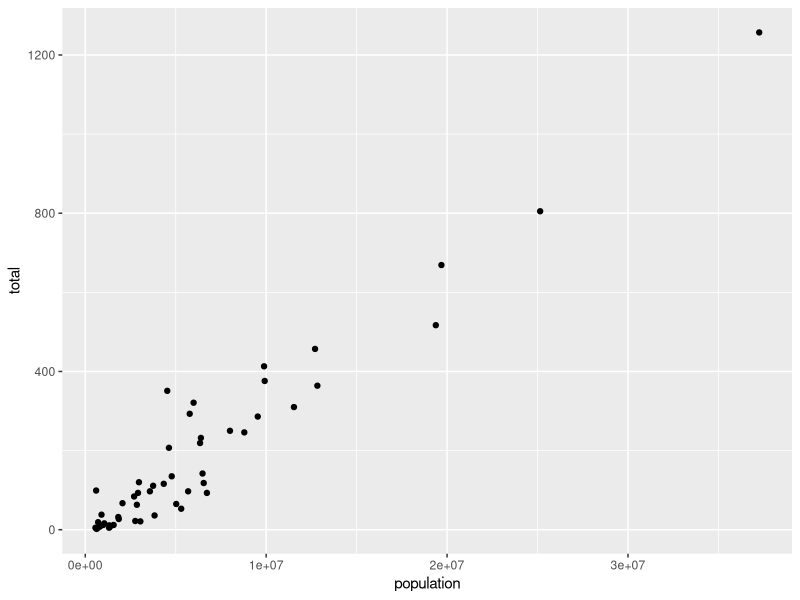
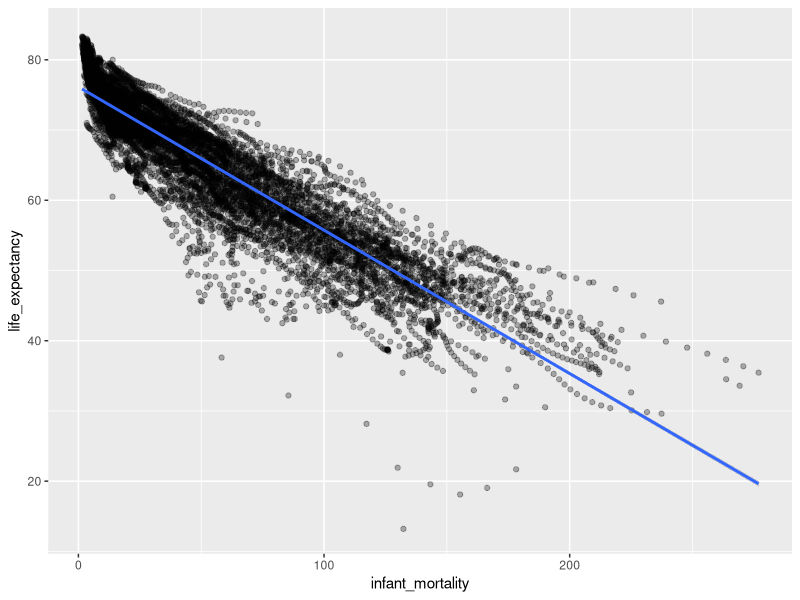
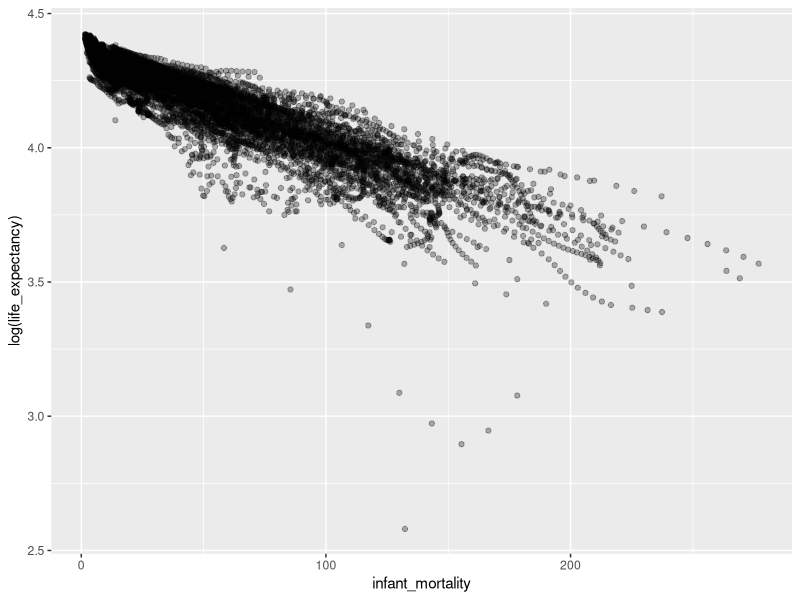

Write R code to recreate these figures, in order.
# Exercises for week 8 ---------------------------------------------------------
# Relationships in Data. Correlation and Linear Regression


# Please try to complete tasks listed below. Type your code in each section.


# clean up global environment
rm(list = ls())

library(tidyverse)

### Task 1 ---------------------------------------------------------------------

# Load data set "divorce_margarine" from the package "dslabs". Check description
# in the help file. Run correlation analysis. Provide your interpretation for
# the results. 

# Note: correct interpretations are more important than the code!







### Task 2 ---------------------------------------------------------------------

# Load data set "murders" from the package "dslabs". Check description
# in the help file. Run correlation analysis and regression analysis. 
# Provide your interpretation for the results.

# Make a prediction about expected number of gun murders in a state with
# population 10,000,000

df1 <- dslabs::murders
?murders
ggplot(df1, aes(x = population, y = total)) + geom_point() #appears linear
cor(df1$population, df1$total) # 0.963
model <- lm(total~population, df1) #NOTE: order is imortant!
summary(model)
# lm(formula = total ~ population, data = df1)
# 
# Residuals:
#   Min       1Q   Median       3Q      Max 
# -112.889  -25.656   -3.687   25.505  217.780 
# 
# Coefficients:
#               Estimate   Std. Er    t value   Pr(>|t|)    
# (Intercept) -1.713e+01  1.198e+01   -1.43    0.159    
# population   3.316e-05  1.315e-06   25.23   <2e-16 ***
#   ---
#   Signif. codes:  0 ‘***’ 0.001 ‘**’ 0.01 ‘*’ 0.05 ‘.’ 0.1 ‘ ’ 1
# 
# Residual standard error: 63.77 on 49 degrees of freedom
# Multiple R-squared:  0.9285,	Adjusted R-squared:  0.9271 
# F-statistic: 636.5 on 1 and 49 DF,  p-value: < 2.2e-16
#########===========###########
# Intercept indicates when pop = 0, there are -17 murders...
# pop estimate = increase in murder numbers per increase of 1 in population.
# best to round up ∴ 3.3 murders per 10,000 population

# PREDICT
#using predict function
predict(model, new= data.frame(population = 10000000))
# 314.5174 predicted average murders in a state with a pop of 10 million.






### Task 3 ---------------------------------------------------------------------

# Load data set "gapminder" from the package "dslabs". Check description
# in the help file. Study the relationship between "life_expectancy" (target)
# and "infant_mortality" (predictor). Run correlation analysis and regression 
# analysis. Provide your interpretation for the results.

# Make a prediction for life expectancy in the country with infant mortality 
# rate 3.1 death per 1000 live birth (Australia in 2019)

df2 <- dslabs::gapminder
?gapminder
# target = y = dependent
# predictor = x = independent

ggplot(df2, aes(x = infant_mortality, y = life_expectancy)) + 
  geom_point(alpha = 0.3) +
  geom_smooth(method = "lm")

cor(df2$infant_mortality, df2$life_expectancy, use = "complete.obs") # -0.9185
?cor # cannot compute NA values, returns NA therefore requires "use" argument

fit <- lm(life_expectancy~infant_mortality, df2)
summary(fit)
# lm(formula = life_expectancy ~ infant_mortality, data = df2)
# 
# Residuals:
#   Min      1Q  Median      3Q     Max 
# -35.946  -2.176   0.359   2.717  17.838 
# 
# Coefficients:
#                   Estimate     Std. Err   t value   Pr(>|t|)    
# (Intercept)      76.1542888  0.0673162  1131.3   <2e-16 ***
# infant_mortality -0.2041411  0.0009215  -221.5   <2e-16 ***
#   ---
#   Signif. codes:  0 ‘***’ 0.001 ‘**’ 0.01 ‘*’ 0.05 ‘.’ 0.1 ‘ ’ 1
# 
# Residual standard error: 4.193 on 9090 degrees of freedom
# (1453 observations deleted due to missingness)
# Multiple R-squared:  0.8437,	Adjusted R-squared:  0.8437 
# F-statistic: 4.908e+04 on 1 and 9090 DF,  p-value: < 2.2e-16

# When you increase infant mortality by 1 per 1000 live births, life expectancy 
# decreases by 0.2 years
# When infant mortality is 0, life expectancy = 76.15 years
# Good R^2 value of 0.843, ∴ model is good

# PREDICTION - Interpolation
predict(fit, new = data.frame(infant_mortality = 3.1))
# life expectancy on average = 75.52



### Task 4 ---------------------------------------------------------------------

# Work the same data as in Task 3 but consider not the raw data but logarithm
# of "life_expectancy" as a target and original value of "infant_mortality" 
# as a predictor. Run correlation and regression analysis. No interpretation 
# is required for this task. Compare the log-based model with the model in Task 3.

# Make a prediction for life expectancy in the country with infant mortality 
# rate 3.1 death per 1000 live birth (Australia in 2019)

ggplot(df2, aes(x = infant_mortality, y = log(life_expectancy))) + 
  geom_point(alpha = 0.3) 
# line has become flatter but outliers are more pronounced
cor(df2$infant_mortality, log(df2$life_expectancy), use = "complete.obs")
# [1] -0.9155713
log_fit <- lm(log(life_expectancy) ~ infant_mortality, df2)
summary(log_fit)

# Residuals:
#      Min       1Q   Median       3Q      Max 
# -1.31287 -0.02956  0.00675  0.04248  0.28615 
# 
# Coefficients:
#                   Estimate   Std. Error  t value   Pr(>|t|)    
# (Intercept)       4.347e+00  1.155e-03  3763.8   <2e-16 ***
# infant_mortality -3.432e-03  1.581e-05  -217.1   <2e-16 ***
#   ---
#   Signif. codes:  0 ‘***’ 0.001 ‘**’ 0.01 ‘*’ 0.05 ‘.’ 0.1 ‘ ’ 1
# 
# Residual standard error: 0.07195 on 9090 degrees of freedom
# (1453 observations deleted due to missingness)
# Multiple R-squared:  0.8383,	Adjusted R-squared:  0.8383 
# F-statistic: 4.712e+04 on 1 and 9090 DF,  p-value: < 2.2e-16

## for every increase of 1 in infant mortality per 1000 live births, log of 
# life expectancy decreases by 0.0034
# R2 value has decreased ever so slightly to 0.83, does not improve model, 
# this is likely due to the severity of the outlier values

prediction <- predict(log_fit, new = data.frame(infant_mortality = 3.1))
exp(prediction) # need to return to values to regular scale (remove log transform)
# 76.43647 
# Very little difference between the two ∴ easier to use the first model, simpler
# and does not require log transform.
